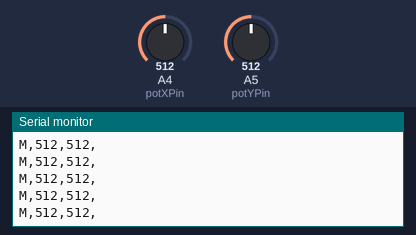
The sketch below on a simulated Arduino Uno, built with avr-gcc and run on an emulated ATmega328P. On the bench: the last lines printed to the serial monitor. Inputs (shaded band) come from the test bench; at power-on: A4 (potXPin) = 512, A5 (potYPin) = 512.

Above: at 1.2 s.
1.3 s: A4 (potXPin) set to 106
At 1.33 s:
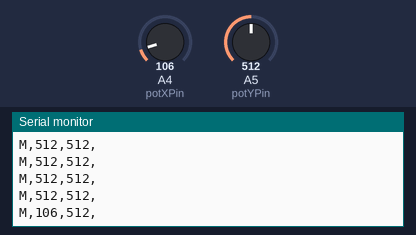
2.8 s: A4 (potXPin) set to 92
At 2.8 s:
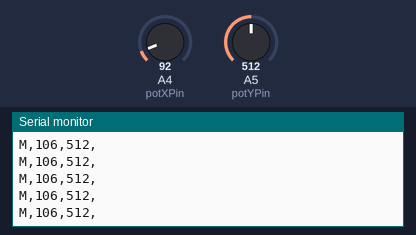
5.8 s: A4 (potXPin) set to 11
At 5.83 s:
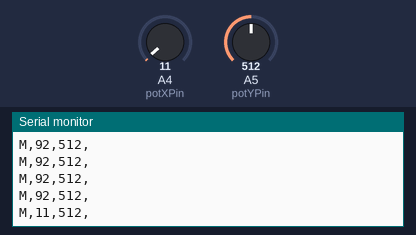
8.8 s: A4 (potXPin) set to 8
At 8.81 s:
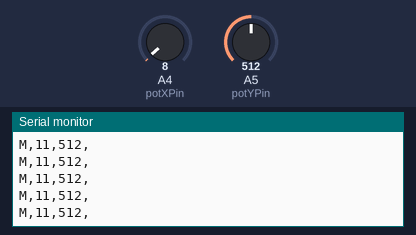
10.3 s: A5 (potYPin) set to 990
At 10.33 s:
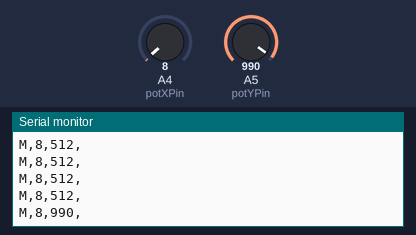
11.8 s: A5 (potYPin) set to 1011
At 11.84 s:
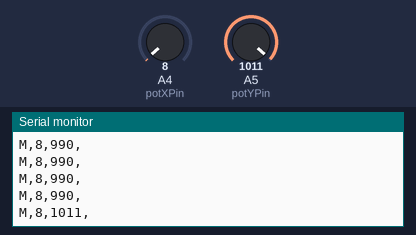
Timing chart, 0 to 14.3 s (numbered marks = the images above; inputs shaded):
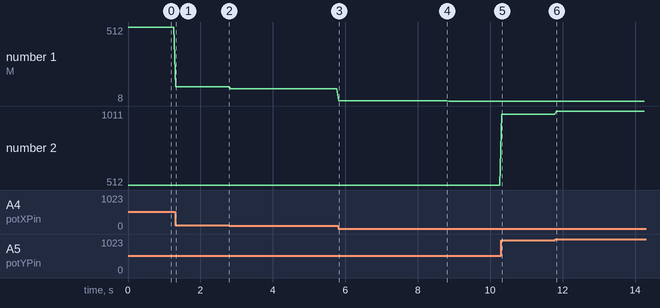

The sketch:

21.Mouse.ino
```cpp
#define potXPin 4
#define potYPin 5

void setup() {
  Serial.begin(9600);
}

void loop() {
  int x = analogRead(potXPin);
  int y = analogRead(potYPin);

  Serial.print('M');
  Serial.print(",");
  Serial.print(x,DEC);
  Serial.print(",");
  Serial.print(y,DEC);
  Serial.print(",");
  Serial.println();  // send a cr/lf

  delay(50); // send position 20 times a second
}
```

Measured:
- after the input at 1.3 s, the serial monitor: prints a new line at once (image 1)
- after the input at 5.8 s, the serial monitor: prints a new line at once (image 3)
- after the input at 10.3 s, the serial monitor: prints a new line at once (image 5)
- after the input at 11.8 s, the serial monitor: prints a new line at once (image 6)
- plotted number 1: 512 → 106 after the input at 1.3 s, 106 → 92 after the input at 2.8 s, 92 → 11 after the input at 5.8 s, 11 → 8 after the input at 8.8 s
- plotted number 2: 512 → 990 after the input at 10.3 s, 990 → 1011 after the input at 11.8 s
